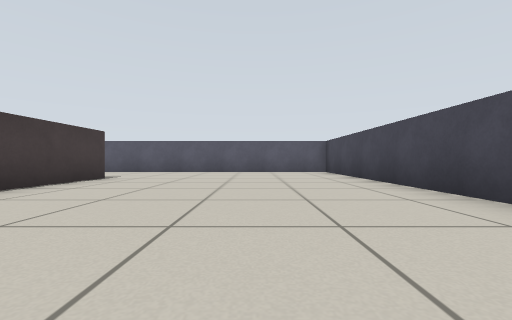
[1] (above)

13 first-person views from a walk through a world built for the Gazebo simulator. The camera is 0.39 m above the floor, looks level and sees 90° across. The floor is counted in squares, 1 m on a side. Each view is taken from the middle of a square. On the plan, view 1 faces up. The plan holds only what a view shows up to about 9 squares ahead; the rest is blank. Robots are left out.

[2]
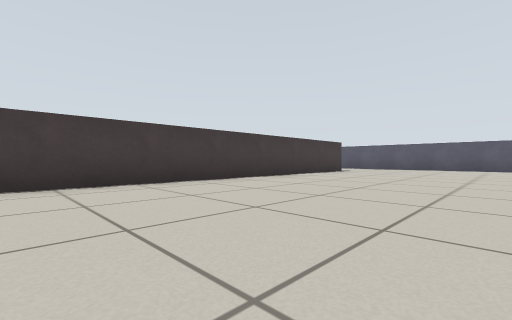

[3]
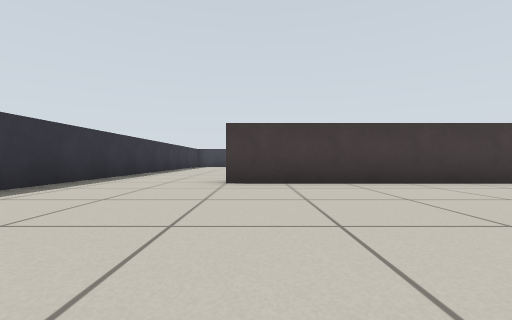

[4]
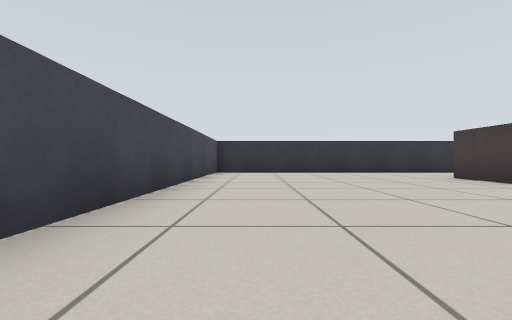

[5]
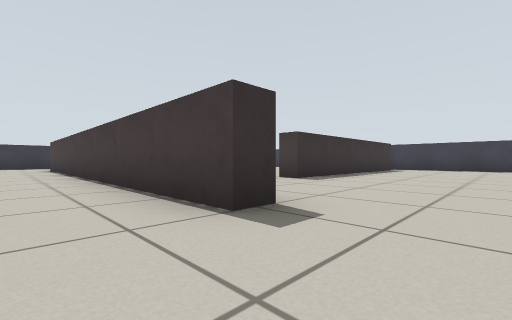

[6]
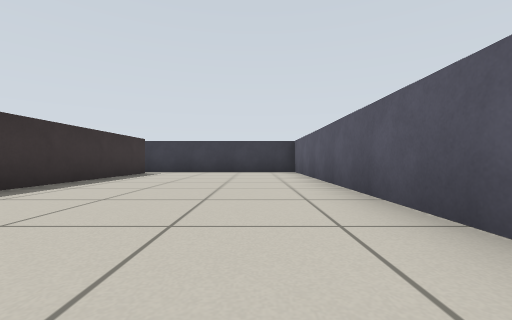

[7]
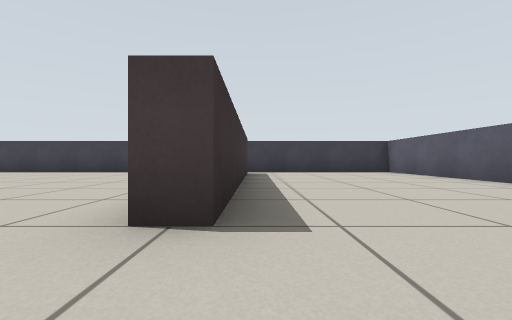

[8]
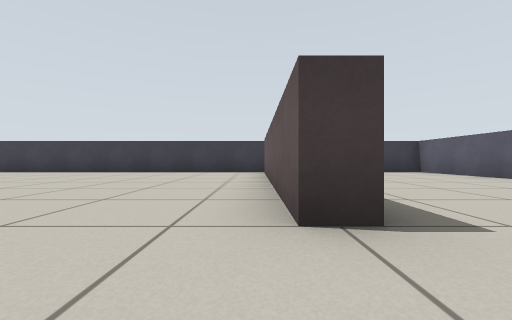

[9]
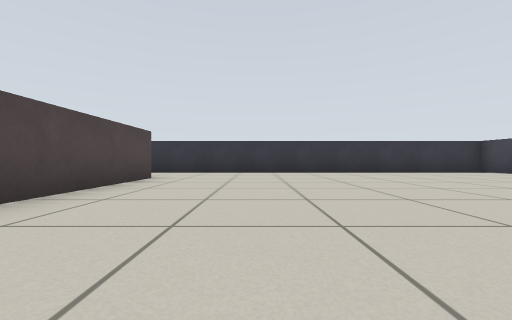

[10]
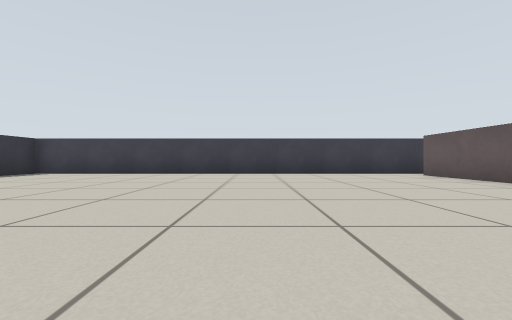

[11]
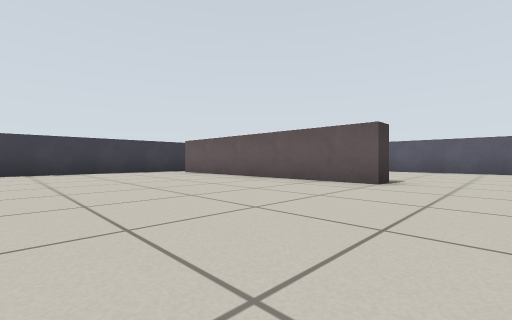

[12]
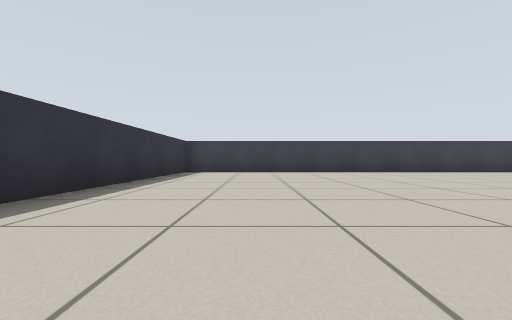

[13]
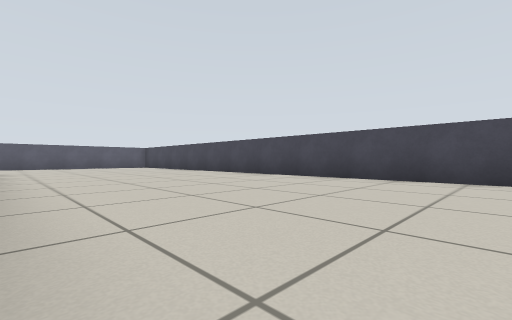

### Floor plan
Ten units are one square. View 1 is at (0, 0); x grows to the right and y downward. Boxes are objects, and circles mark ways between rooms. Rooms are numbered by the first view taken in them; rooms with no view inside come last. Other rooms are left out.
<svg viewBox="-137 -88 165 165">
<path fill="none" stroke="#000" d="M-38 -55 -32 -55 -32 45M-125 -38 -65 -38M-44 72 23 72 23 -83 -132 -83 -132 -36M-65 -38 -65 -33 -125 -33M-132 -36 -132 72 -44 72M-38 45 -38 12"/>
<circle cx="-130" cy="-40" r="3" fill="#2a7"/>
<circle cx="-40" cy="55" r="3" fill="#2a7"/>
<circle cx="-55" cy="-40" r="3" fill="#2a7"/>
<text x="-30" y="-30">1</text>
<text x="-90" y="10">2</text>
</svg>
Room 1 opens to room 2.

Where each view was taken, in squares from view 1:
view 1: 0 up, 0 right, facing up
view 2: 3 down, 1 right, facing up-left
view 3: 4 down, 1 right, facing left
view 4: 1 up, 1 right, facing down
view 5: 7 up, 2 left, facing down-left
view 6: 7 up, 5 left, facing left
view 7: 4 up, 5 left, facing left
view 8: 3 up, 5 left, facing left
view 9: 1 up, 6 left, facing down
view 10: 1 down, 6 left, facing left
view 11: 1 down, 5 left, facing up-left
view 12: 5 down, 5 left, facing left
view 13: 5 down, 3 left, facing up-right
